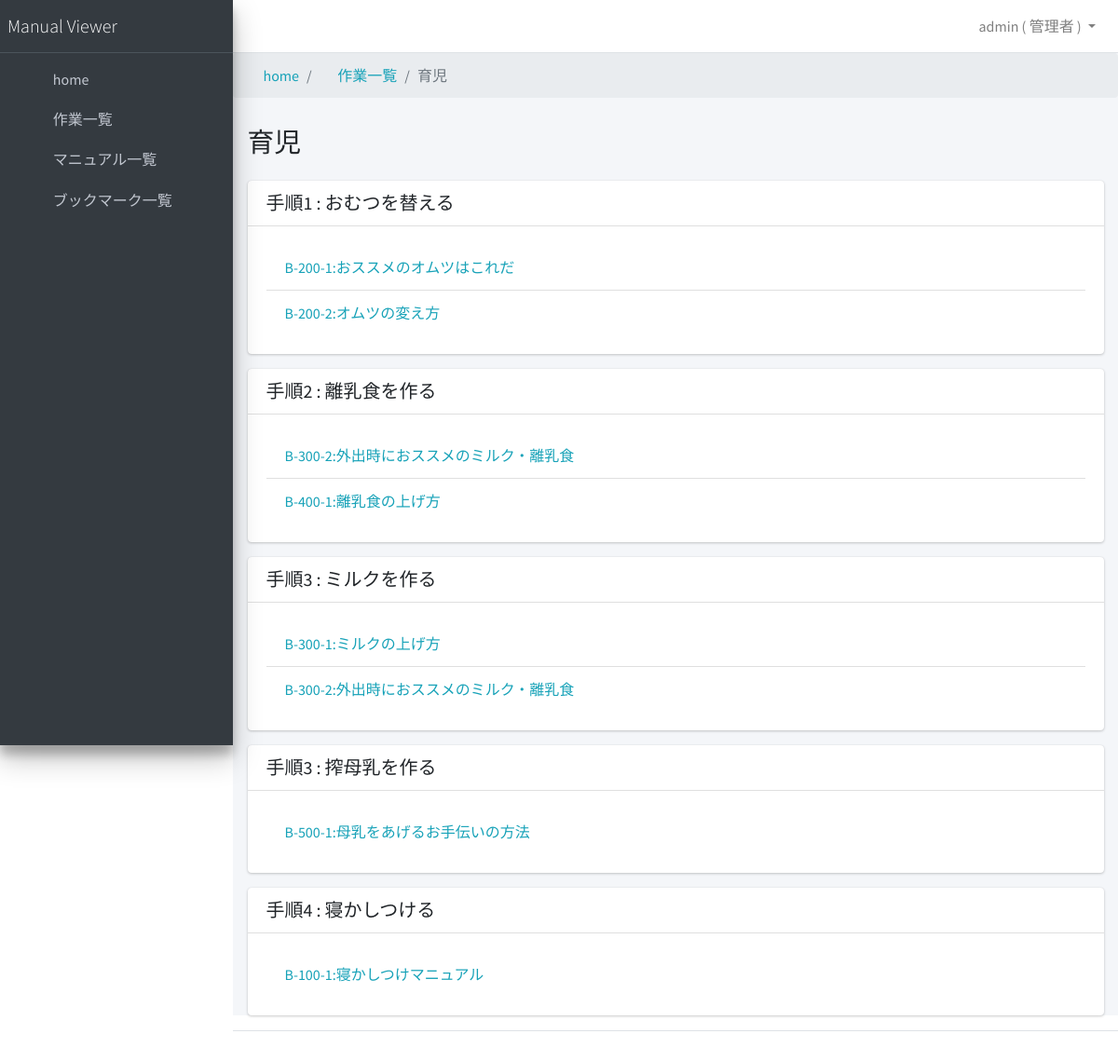
/manualapp/task/1/steps/ (signed in), run on the app's committed database.
### manualapp/models.py (models this page shows, shortened)
class CustomUser(AbstractUser):
    username = models.CharField(max_length=150, unique=False, verbose_name="ユーザー名")
    email = models.EmailField(unique=True, verbose_name="メールアドレス")
    department = models.ForeignKey(
        Department,
        verbose_name="部署",
        on_delete=models.PROTECT,
        null=True,
        blank=True,
        help_text="管理者以外は所属している部署のマニュアルのみ参照可能です。",
    )
    is_active = models.BooleanField(
        default=True,
        verbose_name="利用中",
        help_text="退職者等、利用しないユーザーは削除せずにこのチェックを外してください。",
    )
    is_staff = models.BooleanField(
        default=False,
        verbose_name="管理者",
        help_text="チェックすると管理者サイトへのログイン、すべてのマニュアルの参照が可能になります。",
    )
    created_at = models.DateTimeField(verbose_name="作成日時", auto_now_add=True)
    updated_at = models.DateTimeField(verbose_name="更新日時", auto_now=True)
    objects = CustomUserManager()
    USERNAME_FIELD = "email"
    REQUIRED_FIELDS = ["username"]
    class Meta:
        verbose_name = "ユーザー"
        verbose_name_plural = "ユーザー"

class Task(models.Model):
    name = models.CharField(verbose_name="作業名", max_length=255)
    category = models.ForeignKey(
        Category,
        verbose_name="カテゴリ",
        null=True,
        blank=True,
        on_delete=models.CASCADE,
        help_text="カテゴリ名、部署名で検索できます。",
    )
    created_at = models.DateTimeField(verbose_name="作成日時", auto_now_add=True)
    updated_at = models.DateTimeField(verbose_name="更新日時", auto_now=True)
    class Meta:
        verbose_name = "作業"
        verbose_name_plural = "作業"

class Step(models.Model):
    name = models.CharField(verbose_name="手順名", max_length=255)
    task = models.ForeignKey(Task, verbose_name="作業", on_delete=models.CASCADE)
    order = models.PositiveIntegerField(
        default=1,
        verbose_name="ステップ",
        help_text="手順一覧での表示順です。",
    )
    next_steps = models.ManyToManyField(
        "self",
        verbose_name="後手順",
        blank=True,
        symmetrical=False,
        related_name="previous_steps",
        help_text="手順名、作業名で検索できます。",
    )
    documents = models.ManyToManyField(
        Document,
        verbose_name="関連ドキュメント",
        blank=True,
        help_text="ドキュメント番号、ドキュメントタイトルで検索できます。",
    )
    created_at = models.DateTimeField(verbose_name="作成日時", auto_now_add=True)
    updated_at = models.DateTimeField(verbose_name="更新日時", auto_now=True)
    class Meta:
        verbose_name = "作業手順"
        verbose_name_plural = "作業手順"
        ordering = ["order"]

class Document(models.Model):
    document_number = models.CharField(verbose_name="ドキュメント番号", max_length=255)
    document_title = models.CharField(verbose_name="ドキュメントタイトル", max_length=255)
    document_filename = models.CharField(
        verbose_name="ドキュメントファイル名", max_length=255, null=True, blank=True
    )
    document_content = RichTextUploadingField(verbose_name="ドキュメント内容")
    created_at = models.DateTimeField(verbose_name="作成日時", auto_now_add=True)
    updated_at = models.DateTimeField(verbose_name="更新日時", auto_now=True)
    class Meta:
        verbose_name = "マニュアル"
        verbose_name_plural = "マニュアル"

### manualapp/views.py (the view)
# urls.py: path("task/<int:pk>/steps/", TaskStepsView.as_view(), name="task_step_list"),
class TaskStepsView(LoginRequiredMixin, DetailView):
    model = Task
    template_name = "task_step_list.html"
    def get_object(self, queryset=None):
        task = super().get_object(queryset)
        if (
            self.request.user.is_staff
            or task.category.department == self.request.user.department
        ):
            return task
        else:
            raise PermissionDenied
    def get_context_data(self, **kwargs):
        context = super().get_context_data(**kwargs)
        context["steps"] = self.object.step_set.all().order_by("order")
        return context

### manualapp/templates/task_step_list.html
{% extends 'base.html' %}
{% block breadcrumb %}
<li class="breadcrumb-item"><a href="{% url 'task_list' %}">
    <i class="fas fa-briefcase mr-1"></i>
    作業一覧</a>
</li>
<li class="breadcrumb-item active" aria-current="page">{{ object.name }}</li>
{% endblock %}
{% block content_title %}{{ task.name }}{% endblock %}
{% block content %}
{% if steps %}
{% for step in steps %}
<div class="card mb-3">
  <div class="card-header h5">手順{{ step.order }}&nbsp;:&nbsp;{{ step.name }}</div>
  <div class="card-body">
    {% if step.documents.all %}
    <ul class="list-group list-group-flush">
      {% for document in step.documents.all %}
      <li class="list-group-item"><a href="{% url 'document_detail' document.pk %}">{{ document.document_number}}:{{document.document_title }}</a></li>
      {% endfor %}
    </ul>
    {% else %}
    <p>ドキュメントがありません</p>
    {% endif %}
  </div>
</div>
{% endfor %}
{% else %}
<div class="card mb-3">
  <div class="card-header">手順が登録されていません</div>
</div>
{% endif %}
{% endblock %}

### manualapp/templates/base.html (shortened to what this page needs)
{% load static %}
<!DOCTYPE html>
<html lang="ja">
<head>
  <link rel="stylesheet" href="{%static 'AdminLTE-3.2.0/plugins/fontawesome-free/css/all.min.css' %}">
  <link rel="stylesheet" href="https://code.ionicframework.com/ionicons/2.0.1/css/ionicons.min.css">
  <link rel="stylesheet" href="{%static 'AdminLTE-3.2.0/plugins/icheck-bootstrap/icheck-bootstrap.min.css' %}">
  <link rel="stylesheet" href="{%static 'AdminLTE-3.2.0/dist/css/adminlte.min.css' %}">
  <link rel="stylesheet" href="{%static 'AdminLTE-3.2.0/plugins/overlayScrollbars/css/OverlayScrollbars.min.css' %}">
  <link rel="stylesheet" href="{%static 'AdminLTE-3.2.0/plugins/datatables-bs4/css/dataTables.bootstrap4.min.css' %}">
</head>
<body class="hold-transition sidebar-mini layout-fixed accent-info">
  <div class="wrapper">
    <nav class="main-header navbar navbar-expand navbar-white navbar-light">
      <ul class="navbar-nav">
        <li class="nav-item">
          <a class="nav-link" data-widget="pushmenu" href="#" role="button"><i class="fas fa-bars"></i></a>
        </li>
      </ul>
      <ul class="navbar-nav ml-auto">
        {% if user.is_authenticated %}
        <li class="nav-item dropdown">
          <a class="nav-link dropdown-toggle" href="#" id="navbarDropdownMenuLink" role="button" data-toggle="dropdown" aria-haspopup="true" aria-expanded="false">
            {% if user.is_staff %}
            {{ user.username }}&nbsp;(&nbsp;管理者&nbsp;)
            {% else %}
            {{ user.username }} ( {{ user.department|default_if_none:'部署未登録' }} )
            {% endif %}
          </a>
        </li>
        {% endif %}
      </ul>
    </nav>
    <aside class="main-sidebar sidebar-dark-lightblue elevation-4">
      <a href="{% url 'home' %}" class="brand-link">
        <span class="brand-text font-weight-light">Manual Viewer</span>
      </a>
      <div class="sidebar">
        <nav class="mt-2">
          <ul class="nav nav-pills nav-sidebar flex-column" data-widget="treeview" role="menu" data-accordion="false">
            <li class="nav-item">
              <a href="{% url 'home' %}" class="nav-link {% if request.resolver_match.url_name == 'home' %}active{% endif %}">
                <i class="nav-icon fas fa-home"></i>
                <p>
                  home
                </p>
              </a>
            <li class="nav-item">
              <a href="{% url 'task_list' %}" class="nav-link {% if request.resolver_match.url_name == 'task_list' %}active{% endif %}">
                <i class="fas fa-briefcase nav-icon"></i>
                <p>作業一覧</p>
              </a>
            </li>
            <li class="nav-item">
              <a href="{% url 'document_list' %}" class="nav-link {% if request.resolver_match.url_name == 'document_list' %}active{% endif %}">
                <i class="far fa-file-alt nav-icon"></i>
                <p>マニュアル一覧</p>
              </a>
            </li>
            <li class="nav-item">
              <a href="{% url 'bookmark_list' %}" class="nav-link {% if request.resolver_match.url_name == 'bookmark_list' %}active{% endif %}">
                <i class="far fa-bookmark nav-icon"></i>
                <p>ブックマーク一覧</p>
              </a>
            </li>
            </li>
          </ul>
        </nav>
      </div>
    </aside>
    <div class="content-wrapper">
      <nav aria-label="breadcrumb">
        <ol class="breadcrumb">
          <li class="breadcrumb-item"><a href="{% url 'home' %}"><i class="fas fa-home mr-1"></i>home</a></li>
          {% block breadcrumb %}
          {% endblock %}
        </ol>
      </nav>
      <div class="content-header">
        <div class="container-fluid">
          <div class="row mb-2">
            <div class="col-12">
              <h1 class="m-0">{% block content_title %}{% endblock %}</h1>
            </div>
          </div>
        </div>
      </div>
      <section class="content">
        <div class="container-fluid">
          {% block content %}{% endblock %}
        </div>
      </section>
    </div>
    <footer class="main-footer">
    </footer>
  </div>
</body>
</html>

### data on the page
CustomUser: username "admin"
Task: name "育児"
Step: order "1", name "おむつを替える"
Document: document_number "B-200-1", document_title "おススメのオムツはこれだ"
Document: document_number "B-200-2", document_title "オムツの変え方"
Step: order "2", name "離乳食を作る"
Document: document_number "B-300-2", document_title "外出時におススメのミルク・離乳食"
Document: document_number "B-400-1", document_title "離乳食の上げ方"
Step: order "3", name "ミルクを作る"
Document: document_number "B-300-1", document_title "ミルクの上げ方"
Step: order "3", name "搾母乳を作る"
Document: document_number "B-500-1", document_title "母乳をあげるお手伝いの方法"
Step: order "4", name "寝かしつける"
Document: document_number "B-100-1", document_title "寝かしつけマニュアル"
